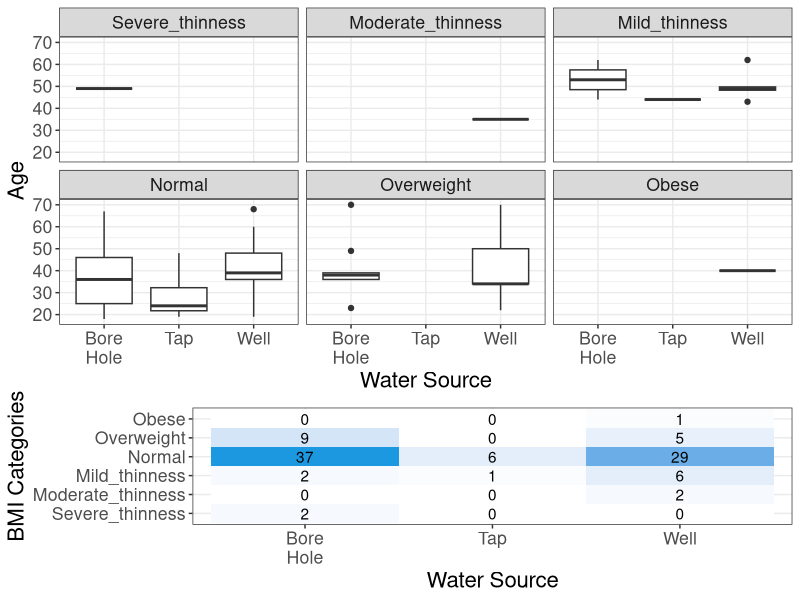
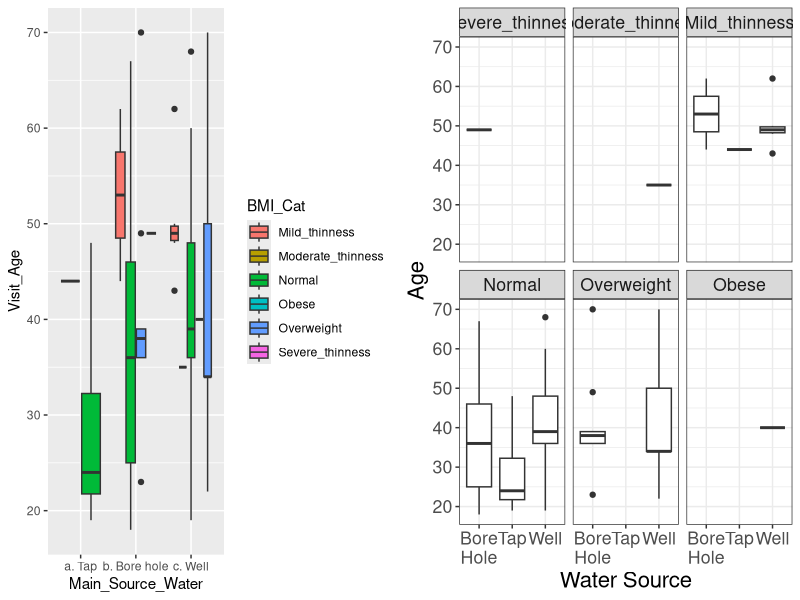
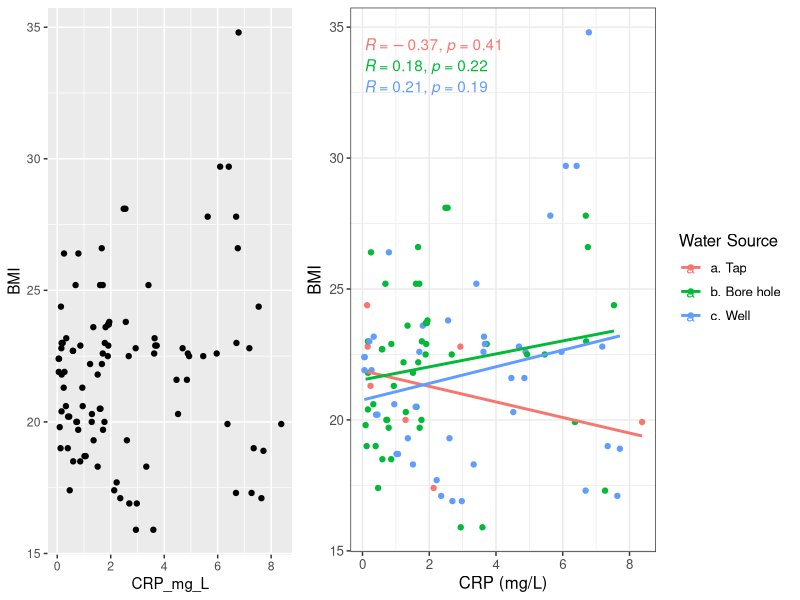
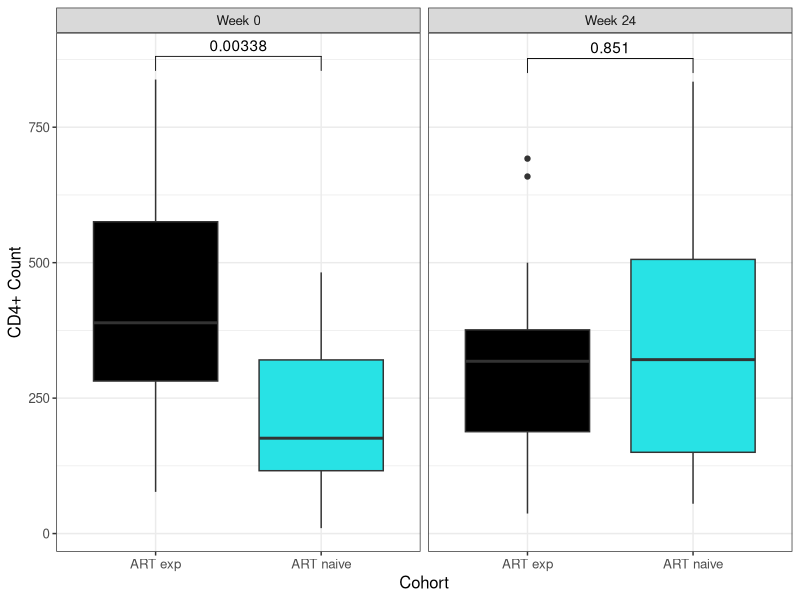
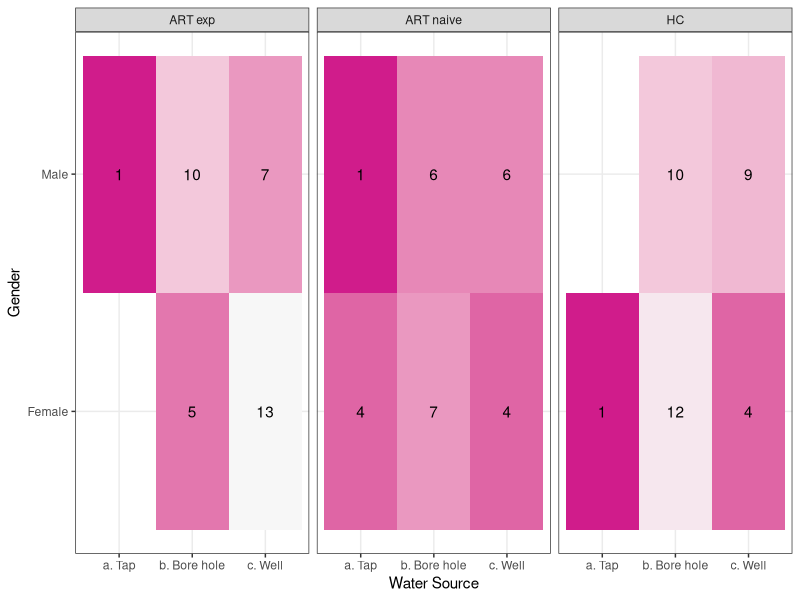

Reproduce these figures in R, in order.
## ---- chunk 1
library(readr)
library(dplyr)
library(tidyverse)
library(rstatix) 
library(ggplot2)
library(ggpubr)
library(cowplot)

PracticeData <- read_csv("Data/PracticeData.csv")
## ---- chunk 2
OG <- ggplot(PracticeData, aes(x = Main_Source_Water, y = Visit_Age)) + 
  geom_boxplot(aes(fill = BMI_Cat))

# first I want to reorder BMI categories so they reflect BMI from thin to obese
PracticeData$BMI_Cat <- ordered(PracticeData$BMI_Cat, levels = c("Severe_thinness", "Moderate_thinness", "Mild_thinness", "Normal", "Overweight", "Obese"))

# fix the plot a bit, basic stuff 
new_plot <- PracticeData %>% 
              mutate(Main_Source_Water = case_when(Main_Source_Water == 'a. Tap' ~ 'Tap',
                                                  Main_Source_Water == 'b. Bore hole' ~ 'Bore\nHole',
                                                  Main_Source_Water == 'c. Well' ~ 'Well')) %>% 
              ggplot(aes(x = Main_Source_Water, y = Visit_Age)) + 
                          geom_boxplot() + 
                          theme_bw() + 
                          ylab("Age") + 
                          xlab("Water Source") + 
                          labs(fill = "BMI Categories") + 
                          theme(text = element_text(size = 16)) + # change angle of x axis tick labels 
                          facet_wrap(~BMI_Cat)

# Extra idea 
# create a summary table and turn it into a heat map 
summary_table <- as.data.frame(table(PracticeData$Main_Source_Water, PracticeData$BMI_Cat))
colnames(summary_table) <- c("WaterSource", "BMICat", "Count") 

summary_heatmap <- summary_table %>% 
                      mutate(WaterSource = case_when(WaterSource == 'a. Tap' ~ 'Tap',
                                             WaterSource == 'b. Bore hole' ~ 'Bore\nHole',
                                             WaterSource == 'c. Well' ~ 'Well')) %>% 
                      ggplot(aes(x = WaterSource, y = BMICat, fill = Count)) + 
                                        geom_tile(show.legend = F) + 
                                        geom_text(aes(label = Count)) + 
                                        theme_bw() + 
                                        scale_fill_gradient(low = "white", high = "#1b98e0") + 
                                        xlab("Water Source") + 
                                        ylab("BMI Categories") + 
                                        theme(text = element_text(size = 16))

# This might be my solution 
plot_grid(new_plot, summary_heatmap, 
         ncol = 1, 
         nrow = 2, 
         rel_heights = c(1, 0.5))

# This is comparing the old and new plots 
plot_grid(OG, new_plot, 
          ncol = 2, 
          nrow = 1)
## ---- chunk 3
OG <- ggplot(PracticeData, aes(x=CRP_mg_L, y = BMI)) + 
        geom_point()

new_plot <- ggplot(PracticeData, aes(x=CRP_mg_L, y = BMI, color = Main_Source_Water)) + 
                geom_point() + 
                geom_smooth(method = "lm", se = F) +
                stat_cor() + 
                theme_bw() + 
                theme(text = element_text(size = 12)) + 
                xlab("CRP (mg/L)") +
                labs(color = "Water Source")  
  
plot_grid(OG, new_plot, 
          ncol = 2, 
          nrow = 1, 
          rel_widths = c(0.6,1))
## ---- chunk 4
# get a palette 
library(RColorBrewer)
cohortColors <- palette(brewer.pal(n = 5, name = "PiYG"))

# remove cohort C and make prettier variables 
Cohorts_AB <- PracticeData %>% 
  filter(Cohort_Short != "C") %>% 
  mutate(Visit = case_when(Visit == 2 ~ "Week 0", 
                           Visit == 3 ~ "Week 24"), 
         Cohort_Short = case_when(Cohort_Short == "A" ~ "ART naive", 
                                  Cohort_Short == "B" ~ "ART exp"))
# make CD4 count numeric 
Cohorts_AB$`CD4+_count` <- as.numeric(Cohorts_AB$`CD4+_count`)
  
# R really doesnt like characters in column names so for downstream purposes 
# replace column name
colnames(Cohorts_AB)[colnames(Cohorts_AB) == 'CD4+_count'] <- 'CD4_count'

# perform statistical test 
krusk_test <- Cohorts_AB %>% 
  group_by(Visit) %>% 
  kruskal_test(CD4_count~Cohort_Short) %>% 
  mutate(group1 = "ART naive", # this is a hack 
         group2 = "ART exp") %>% 
  add_xy_position(x = "Cohort_Short")

# plot 
ggplot(Cohorts_AB, aes(x = Cohort_Short, y = CD4_count)) + 
  geom_boxplot(aes(fill = Cohort_Short), show.legend = F) + 
  scale_fill_manual(values = c(cohortColors[1], 
                               cohortColors[5])) + 
  theme_bw() + 
  theme(text = element_text(size = 12)) + 
  xlab("Cohort") + 
  ylab("CD4+ Count") + 
  facet_wrap(~Visit) + 
  stat_pvalue_manual(krusk_test, label = "p")
## ---- chunk 5
# get color palette
pal <- palette(brewer.pal(n = 2, name = "BrBG"))

# make data tidy 
sub <- PracticeData %>% 
  mutate(Cohort_Short = case_when(Cohort_Short == "A" ~ "ART naive", 
                           Cohort_Short == "B" ~ "ART exp", 
                           Cohort_Short == "C" ~ "HC")) %>% 
  group_by(Cohort_Short, Main_Source_Water) %>%
  count(Gender)

ggplot(sub, aes(x = Main_Source_Water, y = Gender, fill = n)) + 
  geom_tile(show.legend = F) +
  geom_text(aes(label = n)) + 
  scale_fill_gradient(low = pal[1], high = pal[3]) + 
  theme_bw() +
  facet_wrap(~Cohort_Short) + 
  xlab("Water Source") 
## ---- chunk 6

## ---- chunk 7

